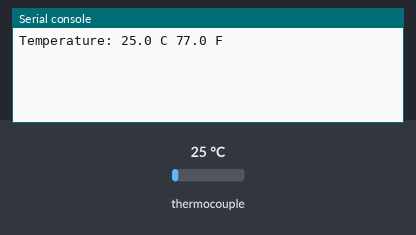
Recording of a program running on a simulated CircuitPython board. Parts: the last lines printed to the serial console. The inputs (shaded band) are chosen by the test bench; at power-on: thermocouple 25 °C.

Above: at 1.2 s.
1.3 s: thermocouple set to 6 °C
At 3.3 s:
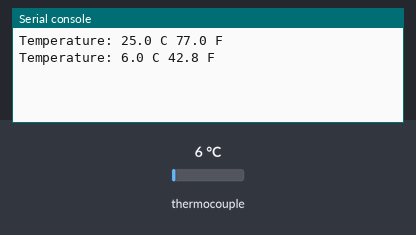
4.0 s: thermocouple set to 75 °C
At 4.9 s:
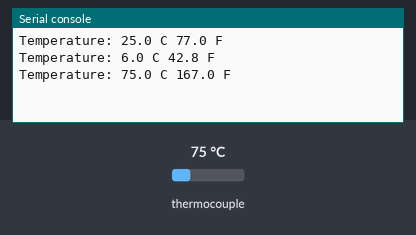
Timing chart, 0 to 7.0 s (numbered marks = the images above; inputs shaded):
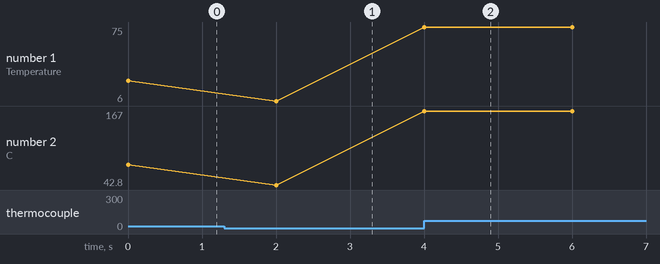

Measured:
- after the input at 1.3 s, the serial console: prints a new line after 0.70 s (image 1)
- after the input at 4.0 s, the serial console: prints a new line at once (image 2)
- plotted number 1: 25 → 6 after the input at 1.3 s, 6 → 75 after the input at 4.0 s
- plotted number 2: 77 → 42.8 after the input at 1.3 s, 42.8 → 167 after the input at 4.0 s

The program:

Sensor_test.py
```python
import time
import board
import busio
import digitalio
import adafruit_max31855

spi = busio.SPI(board.SCK, MOSI=board.MOSI, MISO=board.MISO)
cs = digitalio.DigitalInOut(board.D10)

max31855 = adafruit_max31855.MAX31855(spi, cs)
while True:
    tempC = max31855.temperature
    tempF = tempC * 9 / 5 + 32
    print("Temperature: {} C {} F ".format(tempC, tempF))
    time.sleep(2.0)
```
